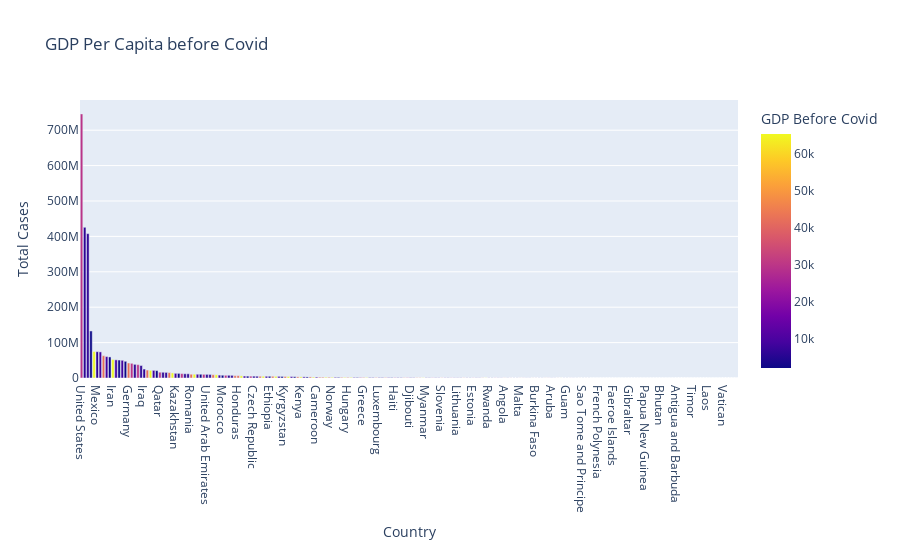

The notebook cell saved with this chart:
### Code cell
seventh

### Figure 1 — Plotly figure (JSON) as saved in the notebook; plotly's stock layout.template omitted (floating-point values rounded to 4 significant figures; data arrays with more than 128 entries replaced by an {"elided": "..."} marker saying what was removed)
{"data": [{"alignmentgroup": "True", "customdata": {"elided": "210x2 float values"}, "hovertemplate": "Country=%{x}<br>Total Cases=%{y}<br>Population=%{customdata[0]}<br>Total Deaths=%{customdata[1]}<br>GDP Before Covid=%{marker.color}<extra></extra>", "legendgroup": "", "marker": {"color": {"elided": "210 float values"}, "coloraxis": "coloraxis", "pattern": {"shape": ""}}, "name": "", "offsetgroup": "", "orientation": "v", "showlegend": false, "textposition": "auto", "type": "bar", "x": {"elided": "210 str values"}, "xaxis": "x", "y": {"elided": "210 int values"}, "yaxis": "y"}], "layout": {"barmode": "relative", "coloraxis": {"colorbar": {"title": {"text": "GDP Before Covid"}}, "colorscale": [[0, "#0d0887"], [0.1111, "#46039f"], [0.2222, "#7201a8"], [0.3333, "#9c179e"], [0.4444, "#bd3786"], [0.5556, "#d8576b"], [0.6667, "#ed7953"], [0.7778, "#fb9f3a"], [0.8889, "#fdca26"], [1, "#f0f921"]]}, "height": 550, "legend": {"tracegroupgap": 0}, "title": {"text": "GDP Per Capita before Covid"}, "xaxis": {"anchor": "y", "domain": [0, 1], "title": {"text": "Country"}}, "yaxis": {"anchor": "x", "domain": [0, 1], "title": {"text": "Total Cases"}}}}
